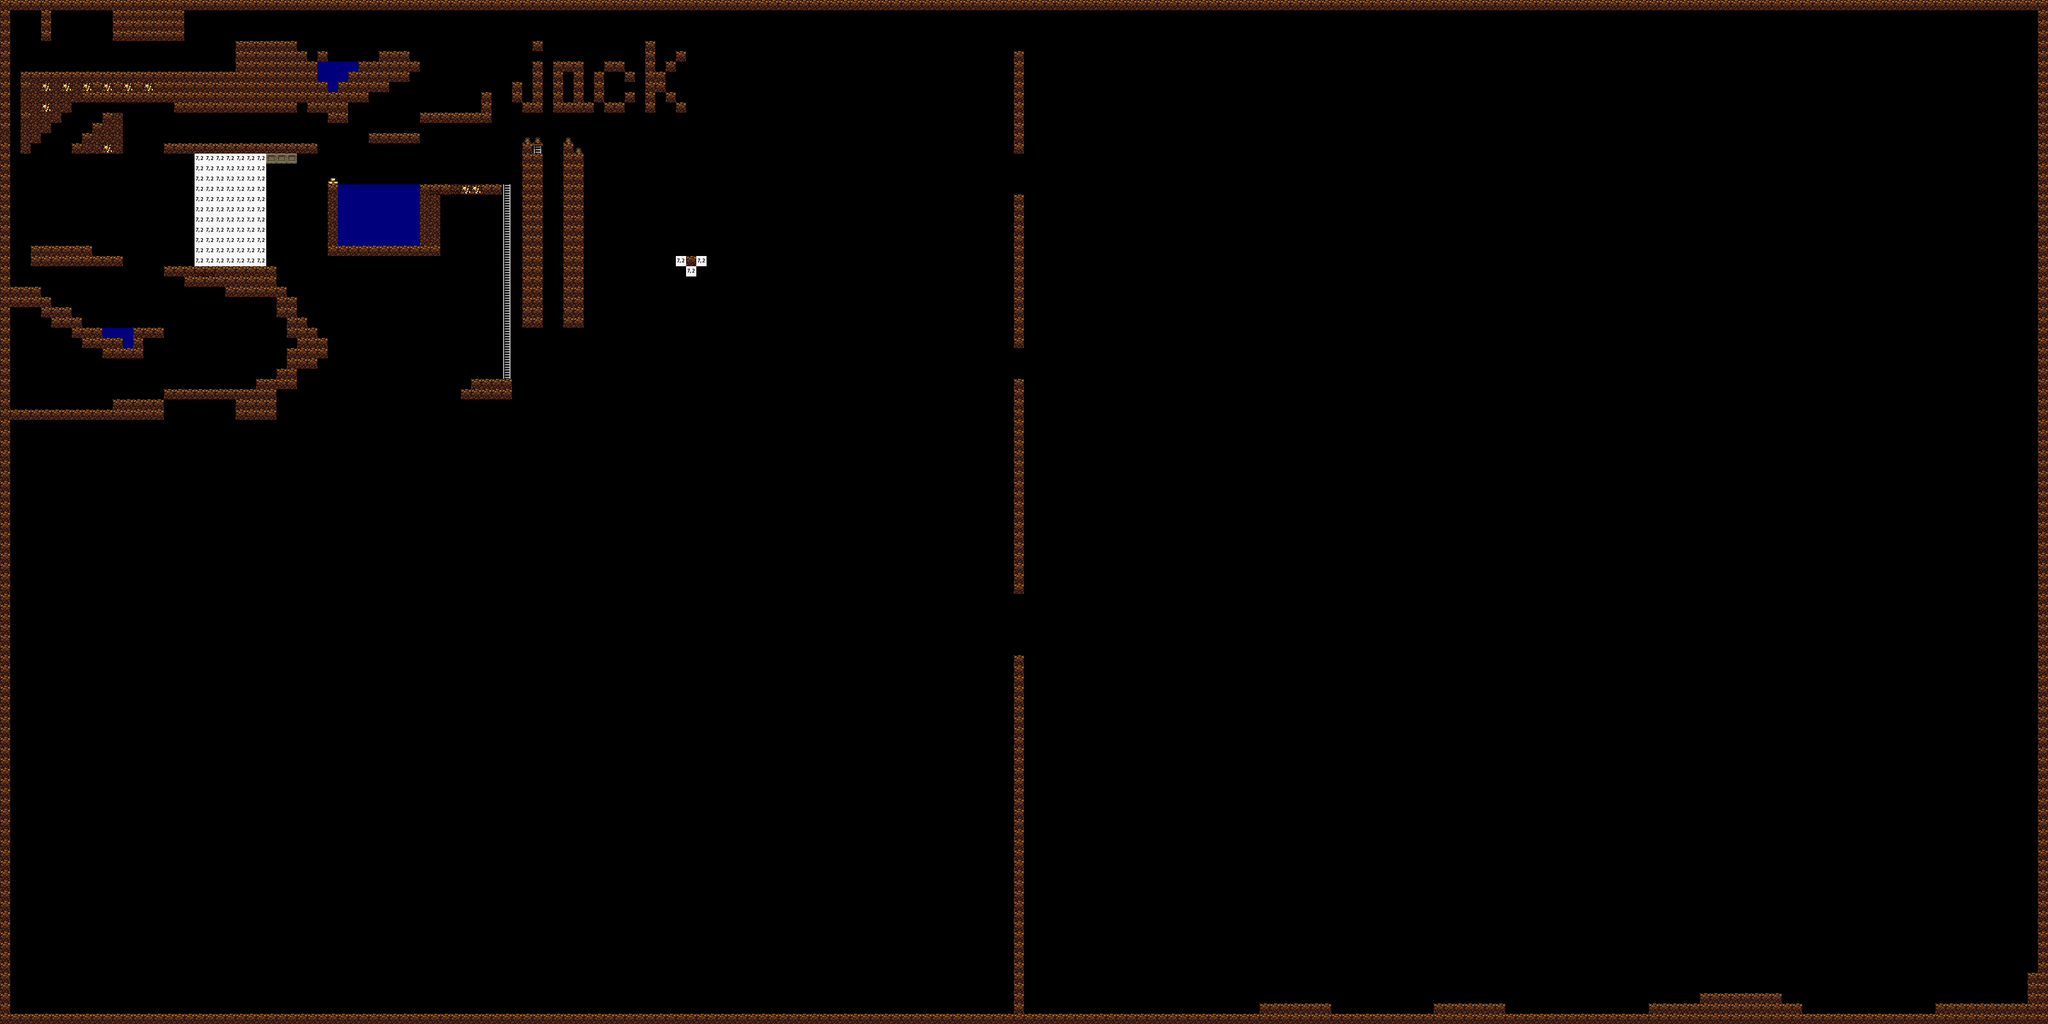

This is a level from a 2D game, rendered from its Tiled map with the project's own tilesets. A one-line summary and the map file follow, with tile-layer data summarised:
An orthogonal 200x100 tile map with 16x16 px tiles, 1 tile layer (Tile Layer 1), 2 tilesets and 6 objects (3x Water, 2x Light).

<map version="1.0" orientation="orthogonal" renderorder="right-down" width="200" height="100" tilewidth="16" tileheight="16" nextobjectid="36">
 <tileset firstgid="1" name="Spelunky" tilewidth="16" tileheight="16" tilecount="64">
  <image source="spelunky-tiles.png" width="128" height="128" />
  <tile id="0">
   <properties>
    <property name="collision" value="1" />
   </properties>
  </tile>
  <tile id="1">
   <properties>
    <property name="collision" value="1" />
   </properties>
  </tile>
  <tile id="8">
   <properties>
    <property name="collision" value="1" />
   </properties>
  </tile>
  <tile id="9">
   <properties>
    <property name="collision" value="1" />
   </properties>
  </tile>
  <tile id="15">
   <properties>
    <property name="collision" value="1" />
   </properties>
  </tile>
 </tileset>
 <tileset firstgid="65" name="Map Icons" tilewidth="16" tileheight="16" tilecount="2">
  <image source="Map Icons.png" width="32" height="16" />
  <tile id="0">
   <properties>
    <property name="Light" value="256,1,1,0,255,255,255" />
   </properties>
  </tile>
 </tileset>
 <layer name="Tile Layer 1" width="200" height="100" opacity="0.98">
  <data>[20000 cells, 1422 non-empty, 12 distinct tile ids]</data>
 </layer>
 <objectgroup name="Objects">
  <object id="17" name="Hall Light 0" type="Light" gid="65" x="64" y="112" width="16" height="16" />
  <object id="23" name="Hall Light 1" type="Light" gid="65" x="432" y="48" width="16" height="16" />
  <object id="30" x="500" y="100" visible="0" />
  <object id="32" name="Water" type="Water" x="496" y="96" width="64" height="48" />
  <object id="34" name="Water" type="Water" x="528" y="288" width="128" height="96" />
  <object id="35" name="Water" type="Water" x="160" y="512" width="48" height="32" />
 </objectgroup>
</map>